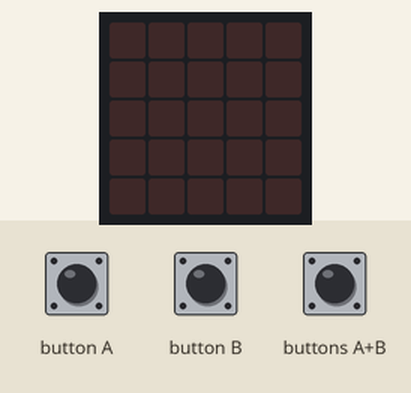
The program below on a simulated BBC micro:bit (MakeCode). On the bench: the board's 5×5 LED display. Inputs (shaded band) come from the test bench.

Above: at 1.2 s.
1.3 s: buttons A+B pressed for 0.15 s
At 1.8 s:
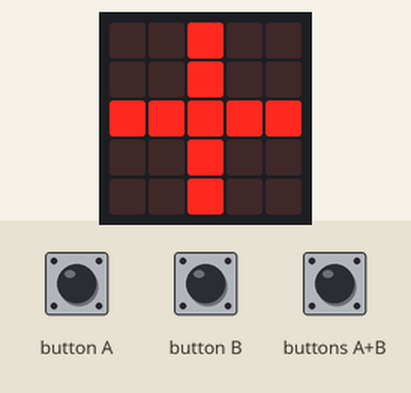
3.4 s: button A pressed for 0.15 s
At 4.4 s:
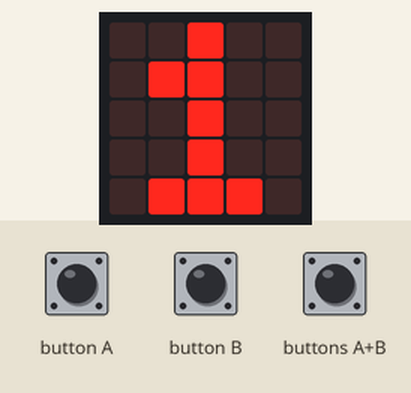
5.0 s: buttons A+B pressed for 1 s
At 6.4 s:
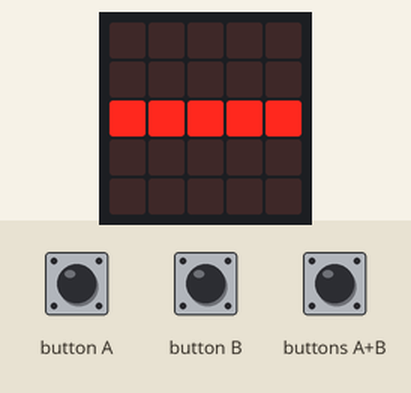
8.0 s: buttons A+B pressed for 0.15 s
At 8.5 s:
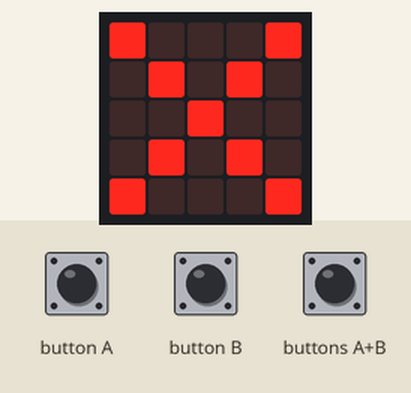
10.1 s: buttons A+B pressed for 0.15 s
At 10.6 s:
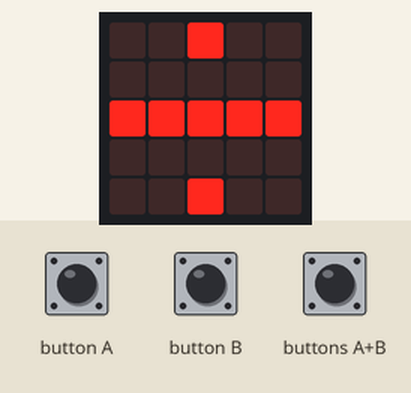
12.2 s: button A pressed for 0.15 s
At 13.5 s:
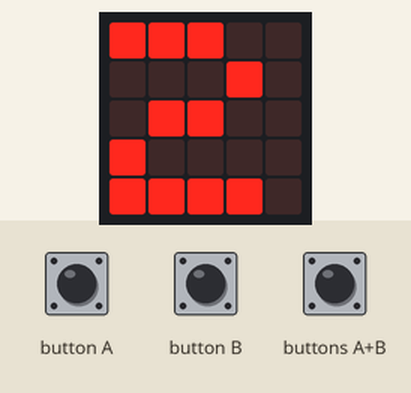
Timing chart, 0 to 14.8 s (numbered marks = the images above; inputs shaded):
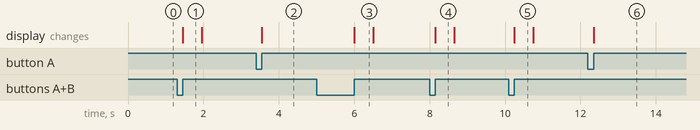

Measured:
- after the input at 1.3 s, the display: changes after 0.15 s (image 1)
- after the input at 3.4 s, the display: changes after 0.15 s (image 2)
- after the input at 5.0 s, the display: changes after 1.0 s (image 3)
- after the input at 8.0 s, the display: changes after 0.15 s (image 4)
- after the input at 10.1 s, the display: changes after 0.15 s (image 5)
- after the input at 12.2 s, the display: changes after 0.15 s (image 6)
- what the display in image 1 shows lasts 0.5 s, from 1.5 s to 2.0 s

The program:

main.ts
```typescript
input.onButtonPressed(Button.A, function () {
    if (cambio == 0) {
        numero1 += 1
        basic.showNumber(numero1)
    }
    if (cambio == 1) {
        numero2 += 1
        basic.showNumber(numero2)
    }
})
input.onButtonPressed(Button.AB, function () {
    operador += 1
    if (operador == 1) {
        basic.showLeds(`
            . . # . .
            . . # . .
            # # # # #
            . . # . .
            . . # . .
            `)
        basic.pause(100)
        basic.clearScreen()
    } else {
        if (operador == 2) {
            basic.showLeds(`
                . . . . .
                . . . . .
                # # # # #
                . . . . .
                . . . . .
                `)
            basic.pause(100)
            basic.clearScreen()
        } else {
            if (operador == 3) {
                basic.showLeds(`
                    # . . . #
                    . # . # .
                    . . # . .
                    . # . # .
                    # . . . #
                    `)
                basic.pause(100)
                basic.clearScreen()
            } else {
                if (operador == 4) {
                    basic.showLeds(`
                        . . # . .
                        . . . . .
                        # # # # #
                        . . . . .
                        . . # . .
                        `)
                    basic.pause(100)
                    basic.clearScreen()
                } else {
                    operador = 1
                    basic.showLeds(`
                        . . # . .
                        . . # . .
                        # # # # #
                        . . # . .
                        . . # . .
                        `)
                    basic.pause(100)
                    basic.clearScreen()
                }
            }
        }
    }
})
input.onButtonPressed(Button.B, function () {
    basic.clearScreen()
    cambio += 1
    if (cambio == 2) {
        if (operador == 1) {
            basic.showNumber(numero1 + numero2)
        } else {
            if (operador == 2) {
                basic.showNumber(numero1 - numero2)
            } else {
                if (operador == 3) {
                    basic.showNumber(numero1 * numero2)
                } else {
                    basic.showNumber(numero1 / numero2)
                }
            }
        }
    }
})
// Se debe presionar el botón A para escoger el numero 1. Luego presionar A+B para el operador, luego B y pasar a presionar el botón A (escoger el numero 2) y finalmente el botón B
let cambio = 0
let numero2 = 0
let numero1 = 0
let operador = 0
operador = 0
numero1 = 0
numero2 = 0
cambio = 0
```

test.ts
```typescript
// aquí va el archivo "tests"; esto no se compilará cuando este paquete se utilice como una extensión.
```
